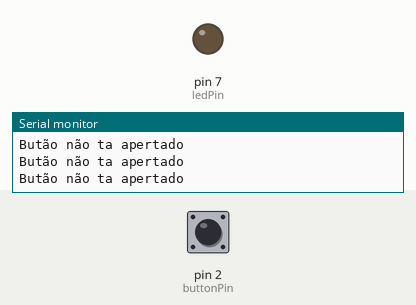
The sketch below on a simulated Arduino Uno, built with avr-gcc and run on an emulated ATmega328P. Shown: output pins drawn as LEDs (lit = HIGH), the last lines printed to the serial monitor. The inputs (shaded band) are chosen by the test bench; at power-on: pin 2 (buttonPin) LOW.

Above: at 1.6 s.
1.7 s: pin 2 (buttonPin) pulled HIGH for 0.15 s
At 1.8 s:
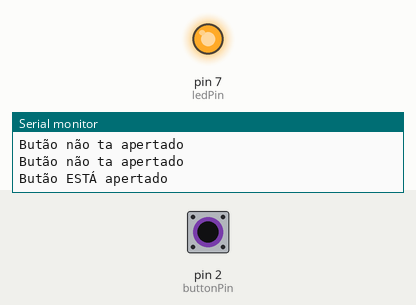
3.4 s: pin 2 (buttonPin) pulled HIGH for 3.2 s
At 7.7 s:
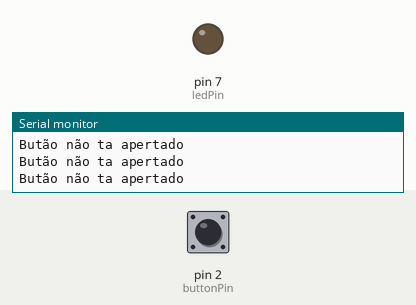
Timing chart, 0 to 9.2 s (numbered marks = the images above; inputs shaded):
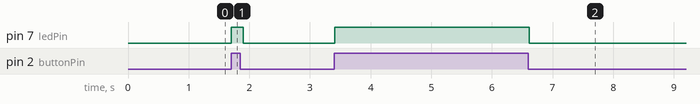

The sketch:

potenciometerCode.ino
```cpp
#define ledPin 7
#define buttonPin 2

int buttonState = 0;

void setup() {
  pinMode(ledPin, OUTPUT);
  pinMode(buttonPin, INPUT);

  Serial.begin(9600);
  delay(400);
}

void loop() {
  buttonState = digitalRead(buttonPin);

  if (buttonState == HIGH) {
    digitalWrite(ledPin, HIGH);
    Serial.println("Butão ESTÁ apertado");
  }
  else {
    digitalWrite(ledPin, LOW);
    Serial.println("Butão não ta apertado");
  }
  delay(100);
}
```

Measured:
- after the input at 1.7 s, pin 7 (ledPin): LOW → HIGH at once, → LOW 0.20 s later
- after the input at 3.4 s, pin 7 (ledPin): LOW → HIGH at once, → LOW 3.2 s later
